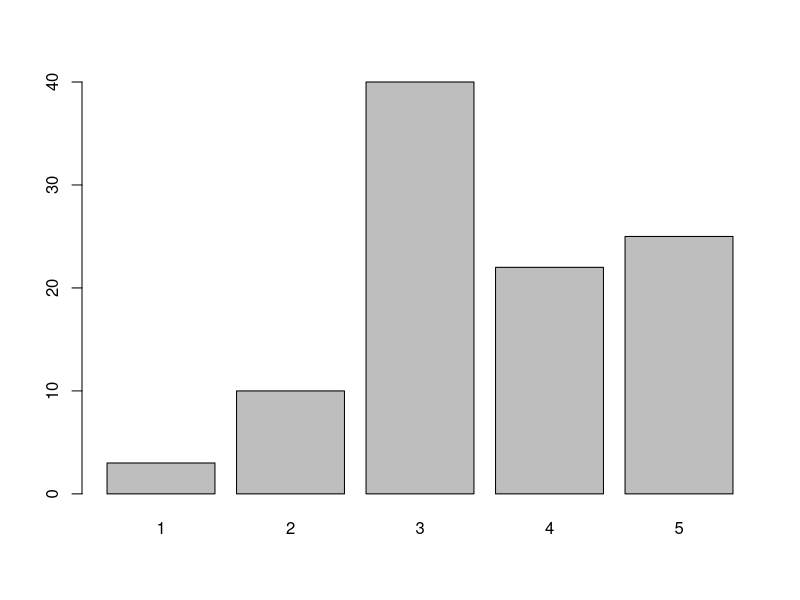
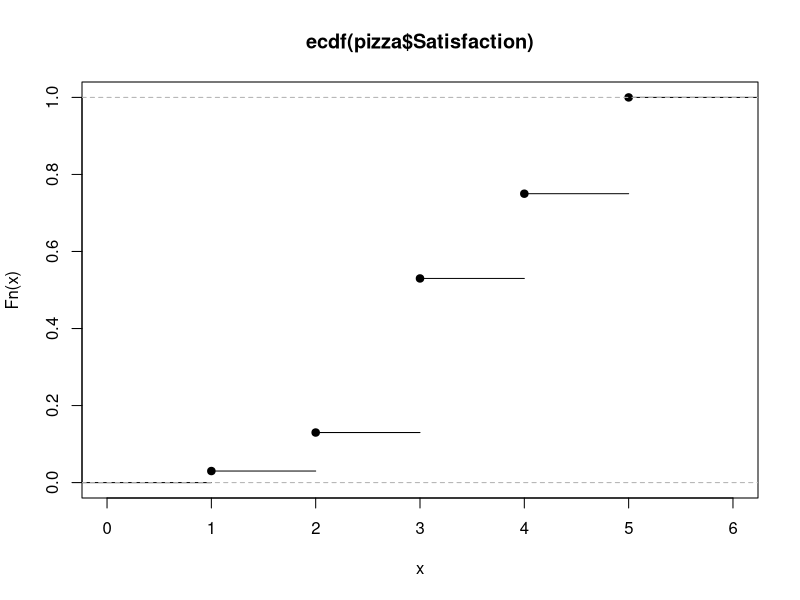
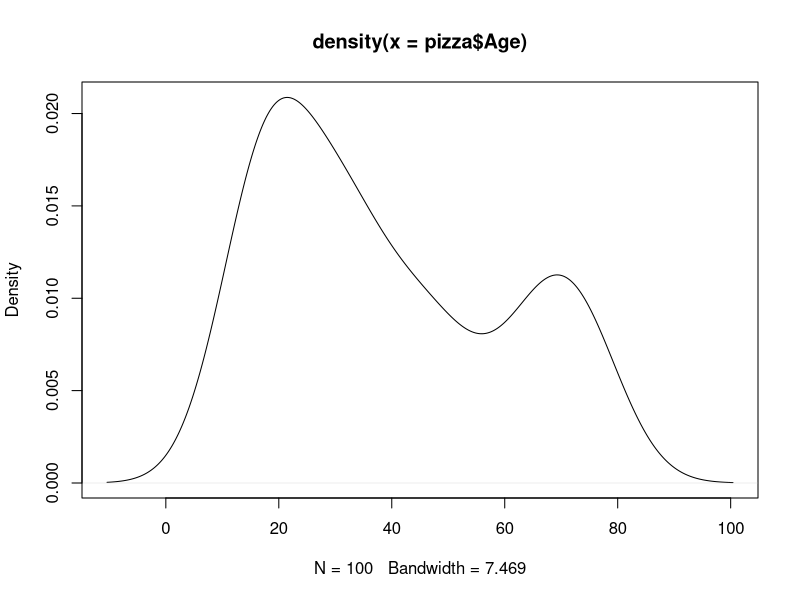
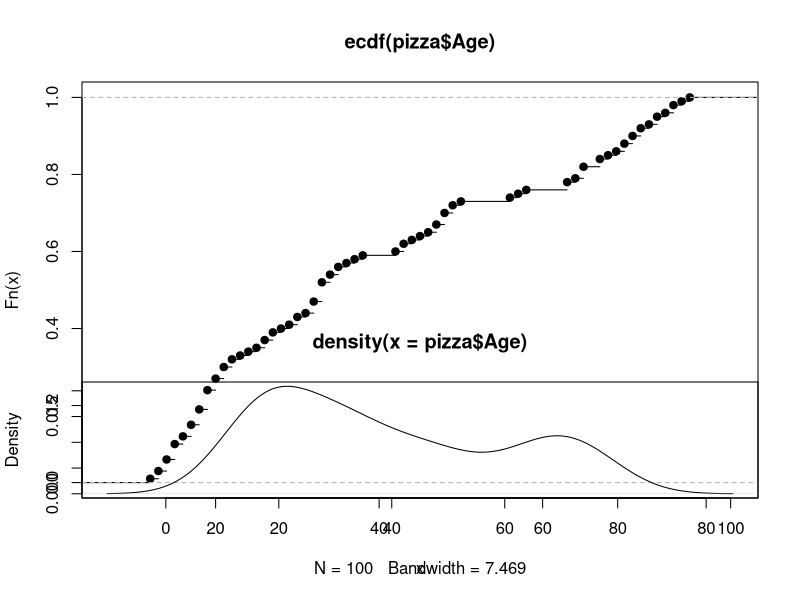
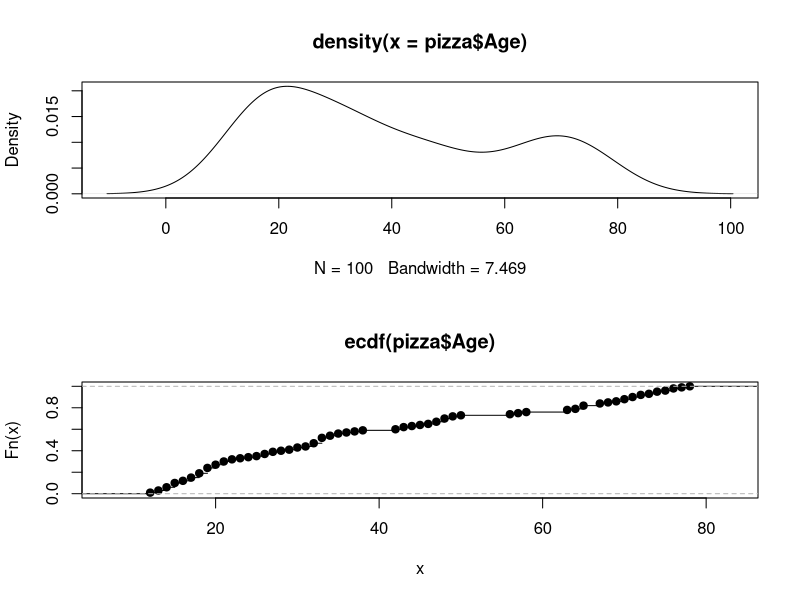
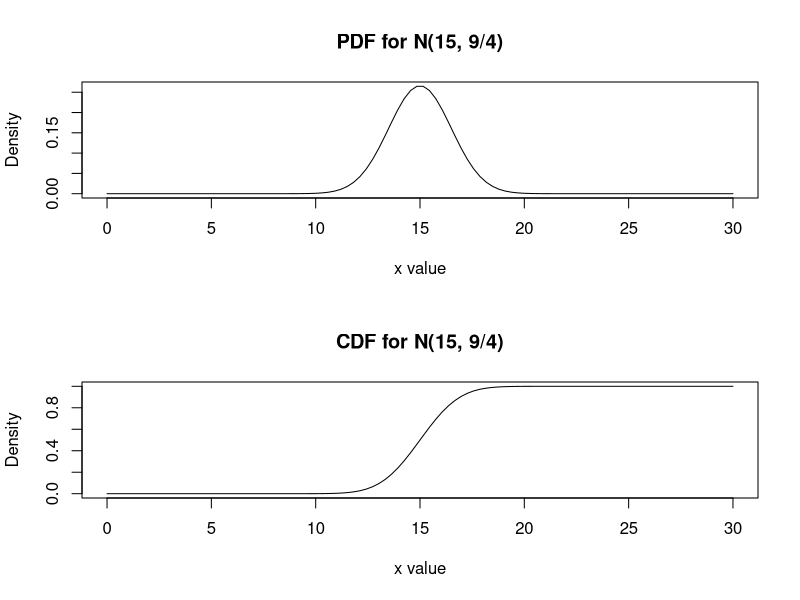
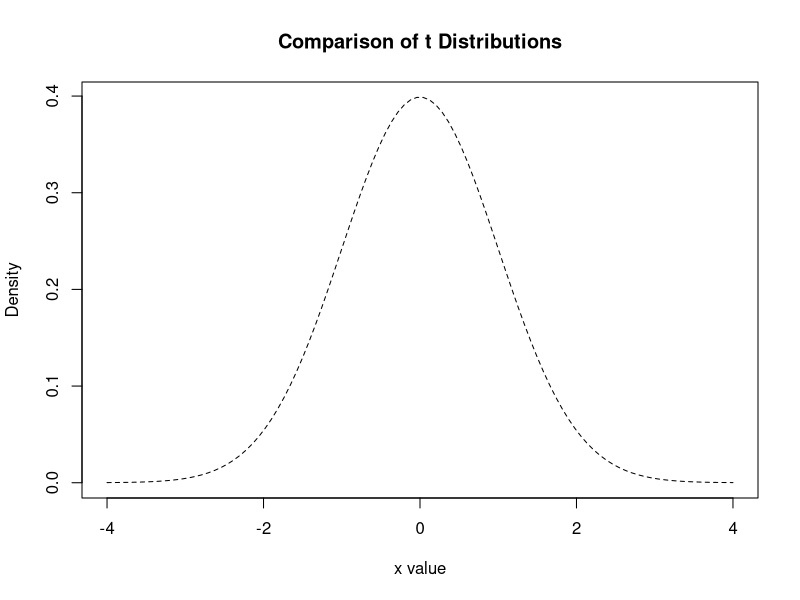
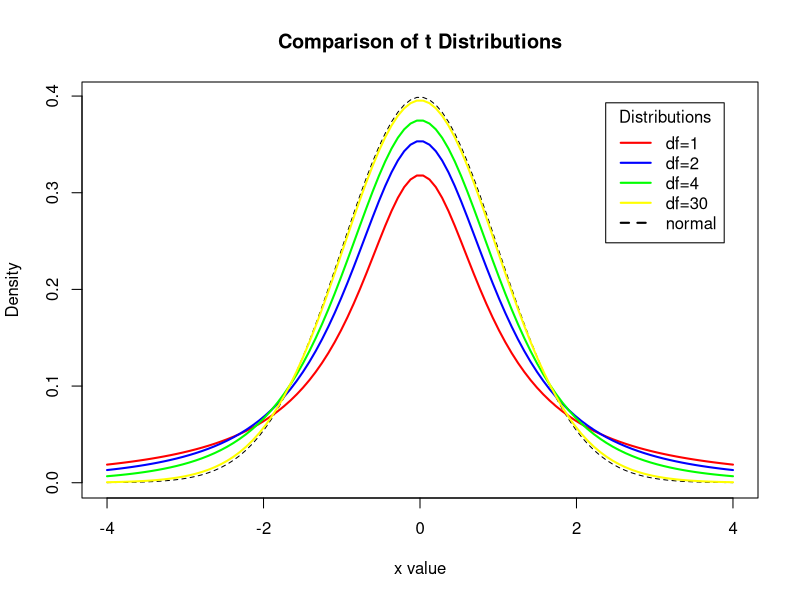

Source code (R) for these figures, in order:
###################################################################
#           Statistics and Explaratoroty Data Analysis            #
#                        Laboratory 1                             #
#                 Random variables, pdf, cdf functions            #
###################################################################


#Set English in R
Sys.setenv(LANG = "en")

#Set working directory
setwd("C:\\Users\\mchle\\Mój dysk\\SEDA\\2022\\#1") #Desktop

###################################################################
#PDF and CDF#######################################################
###################################################################
#Exercise 1:
#Use data on consumers’ satisfaction and age from the file „pizza.csv”.
#Create the pdf and cdf functions for variables satisfaction and age. 
#What is the probability that the consumers are younger than 40?
#What is the share of the consumers that are younger than 40?

#load the data
pizza <- read.csv('Pizza.csv', 
                  header=TRUE, 
                  sep=",", 
                  dec=".") 


#Create the pdf and cdf fuctions for variables satisfaction and age. 
#pdf for discrete variable: satisfaction
pdf1 <- table(pizza$Satisfaction)
barplot(pdf1)

#cdf for discrete variable: satisfaction
c1 <-  ecdf(pizza$Satisfaction)
plot(c1)
?ecdf


#pdf for continous variable: age
pdf2 <- density(pizza$Age) 
plot(pdf2) 

#cdf for continous variable: age
c2 <-  ecdf(pizza$Age)
plot(c2)

#What is the probabiliy that the consumers are younger than 40?
#What is the share of the consumers that are younger than 40?
#combine the pdf and cdf plots and answer
resetPar <- function() {
    dev.new()
    op <- par(no.readonly = TRUE)
    dev.off()
    op
}
par(resetPar())


par(new=TRUE,mfrow = c(2, 1))
plot(pdf2)
plot(pdf2)
plot(c2)


###################################################################
###DISCRETE DISTRIBUTIONS###
###################################################################
#Exercise 2: Binomial distribution
#Calculate the probablity of obtaining 0 heads in 4 coin tossing.
#We have k=0 successes in 4 trials in which p=1/2
dbinom(0, 4, 0.5)

#What are the chances of receiving more than 3 heads in 4 coin tossing?
#we can derive the whole distribution
#there are 4 trials, so the number of successes can be: 0,1,2,3,4 and 
#the respective probabilities are:
probs <-  dbinom(0:4, 4, 0.5)
data.frame(0:4, probs) 

#we can also calculate cdf at 3
1-pbinom(3, 4, 0.5)
#or cdf for each value
cdf <- pbinom(0:4, 4, 0.5)
data.frame(0:4, cdf) 


#Exercise 3: Poisson distribution
#Consider a population of raisin buns for which there are an average of
#3 raisins per bun, i.e. lambda = 3. The number of raisins in
#a particular bun is uncertain; the possible numbers of raisins are 0, 1, 2, . . .
#Calculate the probability of finding exactly 2 raisins in a bun. 
#What are the chances of finding more than 3 raisins in a bun?

#Probability of finding exactly 2 raisins in a bun
#We need to calculate the probability that exactly k=2 events occur in a bun, 
#when we know that on average there are 3 raisins in a bun (lambda=3)
dpois(0, 3)

#Probability of finding more than 3 raisins in the bun
#We need to calculate the probability that we find more than 3 raisins, i.e. 4,5,6, .... 
#It is easier to calculate the probability of finding at most 3 raisins and substract it from 1 

#Let's calculate the probability that we find at most 3 raisins, i.e. 0,1,2,or 3 raisins
#We can do that by calculating cdf at 3
ppois(3, 3) -> a
#then the chances of finding more than 3 raisins in a bun are
1-a 

###################################################################
###CONTINOUS DISTRIBUTIONS###
###################################################################
#Exercise 4: Normal distribution
#Consider a farmer who sells apples in wooden boxes.
#The weights of the boxes vary and are assumed to be normally distributed 
#with miu=15 kg and sigma^2=9/4 kg2. 
#The farmer wants to avoid customers being unsatisfied because the boxes are
#too low in weight. He therefore asks the following question: 
#What is the probability that a box with a weight of 10 to 15 kg is sold?
#Answer this question by making relevent calculations and by using pdf and cdf graphs.

#We need to calculate the probability that the box weights in between 10-15kg
#We can do that by calculating the probability that a box is less than 15 kg
#and than it is less than 10 kg and subsrtracting these values
#The probability that a box is less than 15 kg is a cdf at 15
b <- pnorm(15, 15, sqrt(9/4) )
b
#The probability that a box is less than 10 kg is cdf at 10
c <- pnorm(10, 15, sqrt(9/4) )
c
#and the probability that a box with a weight of 10 to 15 kg is
b-c

#Answer this question graphically generate a graph of pdf 
X1 <- seq(0, 30, length=100) #define values the wieght of the box may take
pdf_norm <- dnorm(X1, 15, sqrt(9/4) ) #calculate pdf for these values assuming N(15,9/4)
cdf_norm <- pnorm(X1, 15, sqrt(9/4) ) #calculate cdf for these value assuming N(15,9/4)

#plot the pdf
plot(X1, pdf_norm, type="l", lty=1, xlab="x value", 
     ylab="Density", main="PDF for N(15, 9/4)")

#plot the cdf
plot(X1, cdf_norm, type="l", lty=1, xlab="x value",
     ylab="Density", main="CDF for N(15, 9/4)")


#Exercise 5: Student's t distribution
# Display the Student's t distributions with 1,2,4 and 30
# degrees of freedom and compare it to the normal distribution

#Let's start with standard normal distribution
X2 <- seq(-4, 4, length=100) #define x values
pdfx <- dnorm(X2) #calculate pdf

par(mfrow = c(1, 1)) #set the plotting window to display one graph
plot(X2, pdfx, type="l",lty=2, xlab="x value",
     ylab="Density", main="Comparison of t Distributions")

#Now let's do the same for Student's t distribution
t1 <- dt(X2, df = 1) #calculate pdf
t2 <- dt(X2, df = 2) #calculate pdf
t3 <- dt(X2, df = 4) #calculate pdf
t4 <- dt(X2, df = 30) #calculate pdf

#colors and labels
colors <- c("red", "blue", "green", "yellow", "black")
labels <- c("df=1", "df=2", "df=4", "df=30", "normal")


#add these to the graph to st. normal
plot(X2, pdfx, type="l",lty=2, xlab="x value",
     ylab="Density", main="Comparison of t Distributions")
    lines(X2, t1, col="red", lwd=2)
    lines(X2, t2, col="blue", lwd=2)
    lines(X2, t3, col="green", lwd=2)
    lines(X2, t4, col="yellow", lwd=2)
    
#can also add legend
#define colors and labels
colors <- c("red", "blue", "green", "yellow", "black")
labels <- c("df=1", "df=2", "df=4", "df=30", "normal")
    
#add legend
    legend("topright", inset=.05, title="Distributions", 
    labels, lwd=2, lty=c(1, 1, 1, 1, 2), col=colors)

###################################################################
###FITTING DISTRIBUTIONS###
###################################################################
#Exercise 6: Log-normal distribution
#Create 1000 random sampling from log-normal distribution. 
#Verify the values of the parameters of the distribution.

# create random sampling from log-normal distribution
#let' assume that our sample should have a mean of 1 and standard deviation of 1 (parameters)
set.seed(123)
logx <- rlnorm(1000,1,1)
# estimate parameters
library(MASS)
fitdistr(logx, "lognormal")


#Exercise 7: Fitting and comparing distributions of random variables
#Use data on air quality avialable in R. 
#Use variable describing temperature in New York 
#and fit its distribution assuming:
#(1) normal distribution; 
#(2)log-normal distribution; 
#(3)gamma distribution
library(datasets)
database <- airquality
str(database) #check the variables in the dataset
#plot distribution of temperature data
#install.packages("fitdistrplus")
library(fitdistrplus)
plotdist(database$Temp, histo = TRUE, demp = TRUE)
#fit the distributions
fit_n <- fitdist(database$Temp, "norm")
fit_ln <- fitdist(database$Temp, "lnorm")
fit_g  <- fitdist(database$Temp, "gamma")
summary(fit_n)
summary(fit_ln)
summary(fit_g)
#plot the results
plot.legend <- c("normal", "lognormal", "gamma")
denscomp(list(fit_n, fit_ln, fit_g), legendtext = plot.legend)
cdfcomp (list(fit_n, fit_ln, fit_g), legendtext = plot.legend)
